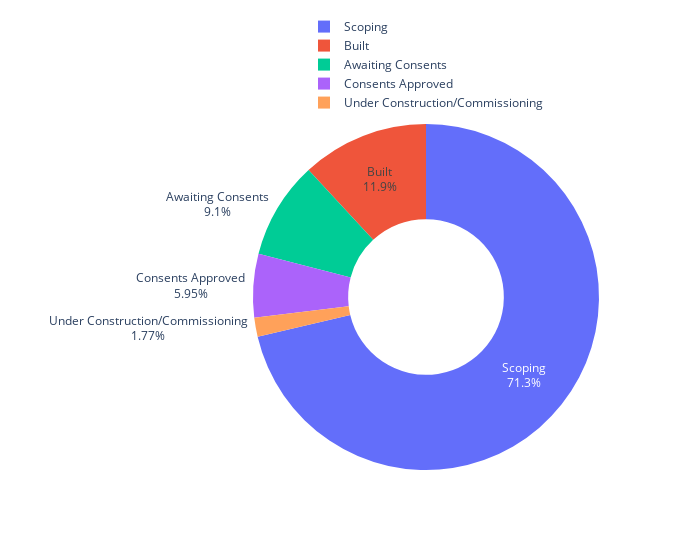

Notebook source saved alongside this figure:
### Markdown cell above
> Analysis of Project Status by Connection Capacity (in GW)

The dataset categorizes projects by their connection capacity and status, summarized as follows:

1. **Scoping**:
   - **Capacity**: 459.84 GW
   - **Number of Projects**: 1,254
   - **Insight**: This category has the largest capacity, indicating a substantial number of projects in the planning phase. This suggests significant future potential for energy generation.

2. **Built**:
   - **Capacity**: 76.58 GW
   - **Number of Projects**: 312
   - **Insight**: Operational projects contribute a notable portion to the energy supply, reflecting established capacity.

3. **Awaiting Consents**:
   - **Capacity**: 58.67 GW
   - **Number of Projects**: 157
   - **Insight**: This significant capacity shows many projects waiting for approvals, which may delay future capacity additions to the grid.

4. **Consents Approved**:
   - **Capacity**: 38.34 GW
   - **Number of Projects**: 148
   - **Insight**: These projects are positioned for development but have less capacity than built and scoping projects.

5. **Under Construction/Commissioning**:
   - **Capacity**: 11.42 GW
   - **Number of Projects**: 25
   - **Insight**: This is the lowest capacity category, indicating limited current construction activity compared to planning stages.

### Summary

The analysis reveals a significant pipeline of projects in the scoping phase, suggesting future growth in capacity. Operational projects, while substantial, are outpaced by planned capacity, indicating potential challenges in meeting demand if regulatory approvals lag. The distribution highlights the importance of advancing projects through the consent and construction phases to ensure timely energy generation.

### Code cell
hover_text = data.groupby('HOST TO').agg({'Project Status': lambda x: ', '.join(x.unique())}).reset_index()
hover_text.rename(columns={'Project Status': 'Combined Status'}, inplace=True)
hover_merged = data.merge(hover_text, on='HOST TO', how='left')

status_plot = px.pie(data_frame=hover_merged,
                     values='Connection Cap (MW)',
                     names='Project Status',
                     hover_data={'HOST TO': True, 'Project Status': True},
                     hole=0.45,
                     width=700, height=550,
                     )

status_plot.update_layout(legend=dict(
                                    orientation='h',
                                    yanchor='bottom',
                                    y=1.02,
                                    xanchor='center',
                                    x=0.5
                                )).update_traces(textinfo='percent+label')
status_plot.show()

### Figure 1 — Plotly figure (JSON) as saved in the notebook; plotly's stock layout.template omitted (floating-point values rounded to 4 significant figures; data arrays with more than 128 entries replaced by an {"elided": "..."} marker saying what was removed)
{"data": [{"customdata": {"elided": "1896x2 str values"}, "domain": {"x": [0, 1], "y": [0, 1]}, "hole": 0.45, "hovertemplate": "Project Status=%{customdata[1]}<br>Connection Cap (MW)=%{value}<br>HOST TO=%{customdata[0]}<extra></extra>", "labels": {"elided": "1896 str values"}, "legendgroup": "", "name": "", "showlegend": true, "textinfo": "percent+label", "type": "pie", "values": {"elided": "1896 float values"}}], "layout": {"height": 550, "legend": {"orientation": "h", "tracegroupgap": 0, "x": 0.5, "xanchor": "center", "y": 1.02, "yanchor": "bottom"}, "margin": {"t": 60}, "width": 700}}
